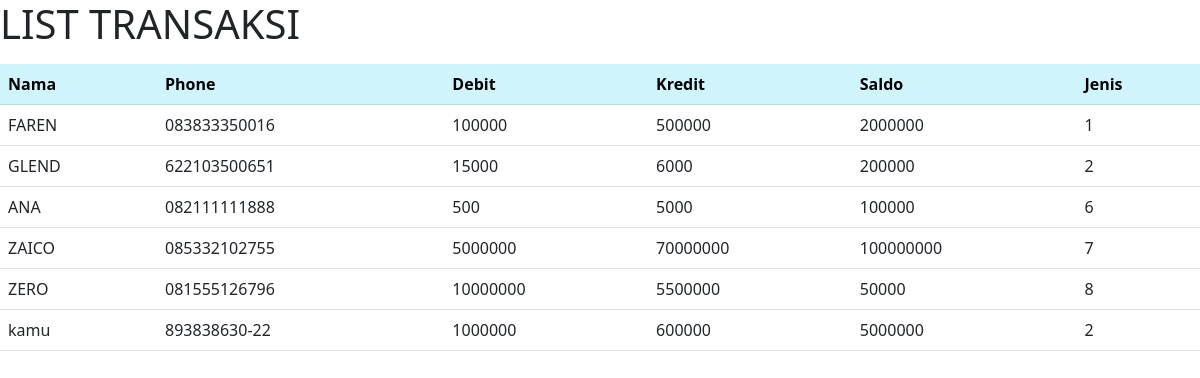
The app's page /transaksi/ with its own data.
### dashboard/models.py (models this page shows, shortened)
class Transaksi(models.Model):
    nama = models.CharField(max_length=100)
    phone = models.CharField(max_length=50)
    debit = models.IntegerField(default=0)
    kredit = models.IntegerField(default=0)
    saldo = models.IntegerField(default=0)
    jenis_id = models.ForeignKey(Jenis(), on_delete=models.CASCADE, null=True)

### dashboard/views.py (the view)
# urls.py: path("transaksi/", transaksi_list, name='transaksi'),
def transaksi_list(request):
    Transaksis = Transaksi.objects.all()
    konteks={
        'Transaksis' :Transaksis,
    }
    return render(request, 'transaksi_list.html', konteks)

### dashboard/templates/transaksi_list.html (shortened to what this page needs)
{%load static%}
{%block content%}
<!doctype html>
<html lang="en">
  <head>
    <link href="https://cdn.jsdelivr.net/npm/bootstrap@5.2.3/dist/css/bootstrap.min.css" rel="stylesheet">
  </head>
  <body>
    <h1><p class="text-uppercase">List Transaksi</p></h1>
    <table class="table">
      <thead class="table-info">
          <tr>
            <th scope="col">Nama</th>
            <th scope="col">Phone</th>
            <th scope="col">Debit</th>
            <th scope="col">Kredit</th>
            <th scope="col">Saldo</th>
            <th scope="col">Jenis</th>
          </tr>
        </thead>
        <tbody>
          {%for Transaksi in Transaksis %}
          <tr>
            <td>{{ Transaksi.nama }}</td>
            <td>{{ Transaksi.phone }}</td>
            <td>{{ Transaksi.debit }}</td>
            <td>{{ Transaksi.kredit }}</td>
            <td>{{ Transaksi.saldo }}</td>
            <td>{{ Transaksi.jenis_id_id }}</td>
          </tr>
          {% endfor %}
        </tbody>
      </table>
  </body>
</html>
{%endblock%}

### records on screen
Transaksi: nama "FAREN", phone "083833350016", debit "100000", kredit "500000", saldo "2000000", jenis_id_id "1"
Transaksi: nama "GLEND", phone "622103500651", debit "15000", kredit "6000", saldo "200000", jenis_id_id "2"
Transaksi: nama "ANA", phone "082111111888", debit "500", kredit "5000", saldo "100000", jenis_id_id "6"
Transaksi: nama "ZAICO", phone "085332102755", debit "5000000", kredit "70000000", saldo "100000000", jenis_id_id "7"
Transaksi: nama "ZERO", phone "081555126796", debit "10000000", kredit "5500000", saldo "50000", jenis_id_id "8"
Transaksi: nama "kamu", phone "893838630-22", debit "1000000", kredit "600000", saldo "5000000", jenis_id_id "2"
